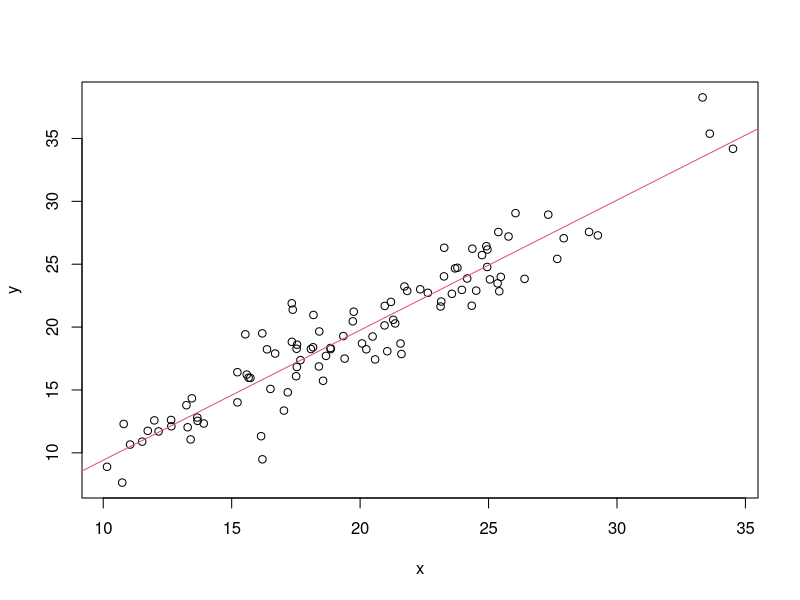

Recreate this plot in R.
## Module 13
## 6-18-2025

x = rnorm(100, mean = 20, sd = 5)
y = x + rnorm(100, mean = 0, sd = 2)

fit = lm(y ~ x)
summary(fit)

plot(x, y)
abline(fit, col = 2)
